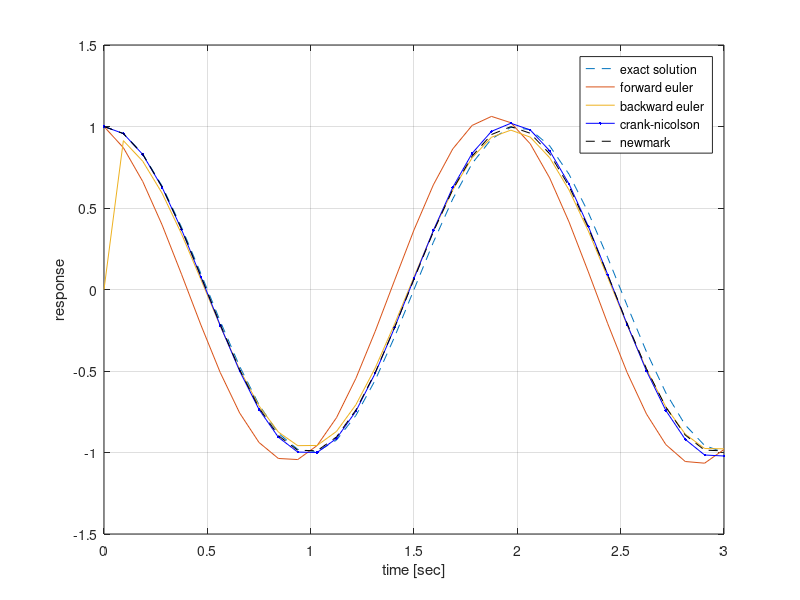

The MATLAB script that drew this image:
%%% one-degree oscillator
% q'' + wo^2 q = 0
%
wo = pi; %rad/s




% set u = [q', q] to reduce the order of the system to 
% u' = A u 
A = [0 -wo^2;  1    0];

%analytic solution
T = 3;%s
h = T/32;
t = [0:h:T];
q = cos(wo*t);
% -wo^2 cos(wo t) + wo^2 * cos(wt) = 0
u=zeros(2,length(t));
u(:,1) = [0;1]; %[q'(0), q(0)]

figure;
h1=plot(t,q,'--')

for ii = 1:length(t)
    f(:,ii) = A*u(:,ii); %f(t,y(t))
    u(:,ii+1)= u(:,ii) + h*f(:,ii);%forward euler
    u_f_euler(:,ii) = u(:,ii+1);

    fguess = A*u(:,ii+1);
    u_b_euler(:,ii+1) = u(:,ii) + h*fguess;%backward euler;

    u(:,ii+1) = u(:,ii) + 0.5*h*(fguess + f(:,ii));
end
hold on; grid on;
h2=plot(t,u_f_euler(2,1:length(t)));
h3=plot(t,u_b_euler(2,1:length(t)));
h4=plot(t,u(2,1:length(t)), 'b.-');


M = 1;C=0;K=wo^2;
P = zeros(1,length(t));

gamma = 0.5;
beta = 0.25;
q=zeros(1,length(t));
q(1)=1;
qdot=zeros(1,length(t));
qdot(1)=0;
qdot2= zeros(1,length(t));
qdot2(1)=(u(1,2)-u(1,1))/h;
zeros(1,length(t));

for ii = 1:length(t)
    qdot(ii+1) = qdot(ii)+(1-gamma)*h*qdot2(ii);
    q(ii+1) = q(ii) + h*qdot(ii)+h^2*(1/2-beta)*qdot2(ii);
    qdot2(ii+1) = (P(ii) - C*qdot(ii+1) - K*q(ii+1))/(M-gamma*h*C - h^2*beta*K);
    % re-calculate
    qdot(ii+1) = qdot(ii)+(1-gamma)*h*qdot2(ii) + gamma*h*qdot2(ii+1);
    q(ii+1) = q(ii) + h*qdot(ii)+h^2*(1/2-beta)*qdot2(ii) + h^2*beta*qdot2(ii+1);
end


h5=plot(t,q(1,1:length(t)),'k--');

legend([h1 h2 h3 h4 h5], 'exact solution', 'forward euler',...
    'backward euler', 'crank-nicolson', 'newmark');
xlabel('time [sec]');
ylabel('response')